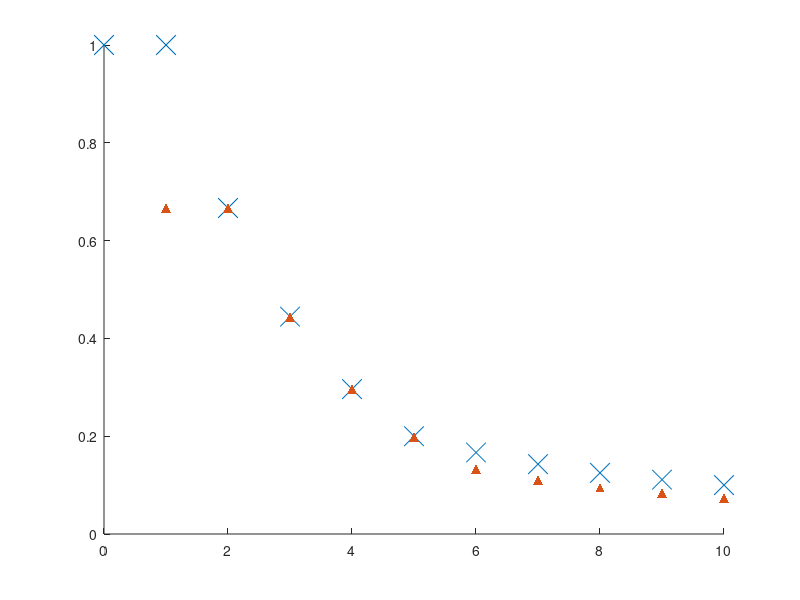

Write MATLAB code to recreate this figure. (Note: this script raises an error after producing the figure.)
clear
close all

lambda_F = 0.5;
C = 1.000001;
L = 1;

max_iter = 10;
gamma = zeros(max_iter+1,1);
gamma(1) = 1/L;

lower_bound = zeros(max_iter,1);
sum_gamma = zeros(max_iter+1,1);
sum_gamma(1) = gamma(1);

k = 1;
while k < max_iter+1
    k = k+1;
    gamma(k) = min(gamma(k-1),max(C/(k-1),gamma(k-1)/(1+lambda_F)));
    lower_bound(k-1) = gamma(k-1)/(1+lambda_F);
    sum_gamma(k) = sum_gamma(k-1)+gamma(k);
end


scatter(0:max_iter,gamma,200,'xk','DisplayName','Step size \gamma_k')
hold on
scatter(1:max_iter,lower_bound,50,'^b','filled','DisplayName','\gamma_{k-1}/(1+\lambda_F)')
scatter(0:max_iter,C./(0:max_iter),50,'square','filled','Color',"#D95319",'DisplayName','C/k')
axis([-0.3,max_iter+.1,0,2])
legend

%% sums of parameters
weird_sum = zeros(max_iter+1,1);

for K = 1 : max_iter+1
    weird_sum(K) = 0;
    for k = 0 : K-1
        weird_sum(K) = weird_sum(K) + gamma(k+1)*prod(1-lambda_F*gamma(k+2:K));
    end
end

M1 = 0;
N = find(gamma(2:end)==C./(1:max_iter)',1)-1;
for k = 0 : N
    M1 = M1 + gamma(k+1)*prod(1-lambda_F*gamma(k+2:end));
end
fprintf('Predicted upper bound for AK: %f\n',M1+C)